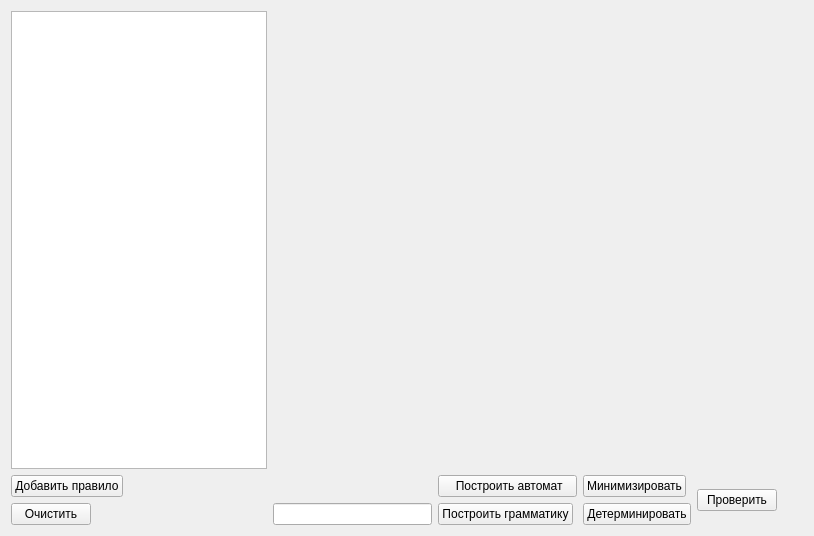
<?xml version="1.0" encoding="UTF-8"?>
<ui version="4.0">
 <class>TabWidget</class>
 <widget class="QWidget" name="TabWidget">
  <property name="geometry">
   <rect>
    <x>0</x>
    <y>0</y>
    <width>814</width>
    <height>536</height>
   </rect>
  </property>
  <property name="windowTitle">
   <string>Form</string>
  </property>
  <layout class="QGridLayout" name="gridLayout">
   <item row="0" column="0" rowspan="2">
    <layout class="QGridLayout" name="mainLayout">
     <property name="sizeConstraint">
      <enum>QLayout::SetDefaultConstraint</enum>
     </property>
     <item row="1" column="3">
      <widget class="QPushButton" name="buttonMinimize">
       <property name="sizePolicy">
        <sizepolicy hsizetype="Maximum" vsizetype="Fixed">
         <horstretch>0</horstretch>
         <verstretch>0</verstretch>
        </sizepolicy>
       </property>
       <property name="text">
        <string>Минимизировать</string>
       </property>
      </widget>
     </item>
     <item row="2" column="2">
      <widget class="QPushButton" name="buttonAtoG">
       <property name="sizePolicy">
        <sizepolicy hsizetype="Maximum" vsizetype="Fixed">
         <horstretch>0</horstretch>
         <verstretch>0</verstretch>
        </sizepolicy>
       </property>
       <property name="text">
        <string>Построить грамматику</string>
       </property>
      </widget>
     </item>
     <item row="1" column="0">
      <widget class="QPushButton" name="addRuleButton">
       <property name="sizePolicy">
        <sizepolicy hsizetype="Maximum" vsizetype="Fixed">
         <horstretch>0</horstretch>
         <verstretch>0</verstretch>
        </sizepolicy>
       </property>
       <property name="text">
        <string>Добавить правило</string>
       </property>
      </widget>
     </item>
     <item row="1" column="2">
      <widget class="QPushButton" name="buttonGtoA">
       <property name="sizePolicy">
        <sizepolicy hsizetype="Maximum" vsizetype="Fixed">
         <horstretch>0</horstretch>
         <verstretch>0</verstretch>
        </sizepolicy>
       </property>
       <property name="text">
        <string>    Построить автомат   </string>
       </property>
      </widget>
     </item>
     <item row="1" column="1">
      <spacer name="horizontalSpacer">
       <property name="orientation">
        <enum>Qt::Horizontal</enum>
       </property>
       <property name="sizeType">
        <enum>QSizePolicy::Minimum</enum>
       </property>
       <property name="sizeHint" stdset="0">
        <size>
         <width>40</width>
         <height>20</height>
        </size>
       </property>
      </spacer>
     </item>
     <item row="2" column="3">
      <widget class="QPushButton" name="buttonDetermine">
       <property name="sizePolicy">
        <sizepolicy hsizetype="Maximum" vsizetype="Fixed">
         <horstretch>0</horstretch>
         <verstretch>0</verstretch>
        </sizepolicy>
       </property>
       <property name="text">
        <string>Детерминировать</string>
       </property>
      </widget>
     </item>
     <item row="2" column="1">
      <widget class="QLineEdit" name="langDisplay">
       <property name="readOnly">
        <bool>true</bool>
       </property>
      </widget>
     </item>
     <item row="0" column="1" colspan="4">
      <widget class="automatonField" name="Canvas" native="true">
       <property name="sizePolicy">
        <sizepolicy hsizetype="Preferred" vsizetype="Preferred">
         <horstretch>2</horstretch>
         <verstretch>0</verstretch>
        </sizepolicy>
       </property>
      </widget>
     </item>
     <item row="1" column="4" rowspan="2">
      <widget class="QPushButton" name="examineButton">
       <property name="sizePolicy">
        <sizepolicy hsizetype="Maximum" vsizetype="Fixed">
         <horstretch>0</horstretch>
         <verstretch>0</verstretch>
        </sizepolicy>
       </property>
       <property name="text">
        <string>Проверить</string>
       </property>
      </widget>
     </item>
     <item row="2" column="0">
      <widget class="QPushButton" name="clearButton">
       <property name="sizePolicy">
        <sizepolicy hsizetype="Maximum" vsizetype="Fixed">
         <horstretch>0</horstretch>
         <verstretch>0</verstretch>
        </sizepolicy>
       </property>
       <property name="text">
        <string>Очистить</string>
       </property>
      </widget>
     </item>
     <item row="0" column="0">
      <widget class="QListWidget" name="grammarView">
       <property name="sizePolicy">
        <sizepolicy hsizetype="Preferred" vsizetype="Preferred">
         <horstretch>0</horstretch>
         <verstretch>0</verstretch>
        </sizepolicy>
       </property>
       <property name="font">
        <font>
         <pointsize>26</pointsize>
         <italic>false</italic>
         <bold>false</bold>
        </font>
       </property>
       <property name="styleSheet">
        <string notr="true">font: 26pt &quot;Times New Roman&quot;;</string>
       </property>
      </widget>
     </item>
    </layout>
   </item>
   <item row="1" column="2">
    <spacer name="verticalSpacer">
     <property name="orientation">
      <enum>Qt::Vertical</enum>
     </property>
     <property name="sizeHint" stdset="0">
      <size>
       <width>20</width>
       <height>40</height>
      </size>
     </property>
    </spacer>
   </item>
   <item row="0" column="2">
    <widget class="QLabel" name="taskText">
     <property name="text">
      <string/>
     </property>
    </widget>
   </item>
  </layout>
 </widget>
 <customwidgets>
  <customwidget>
   <class>automatonField</class>
   <extends>QWidget</extends>
   <header>automatonfield.h</header>
   <container>1</container>
  </customwidget>
 </customwidgets>
 <resources/>
 <connections/>
</ui>
